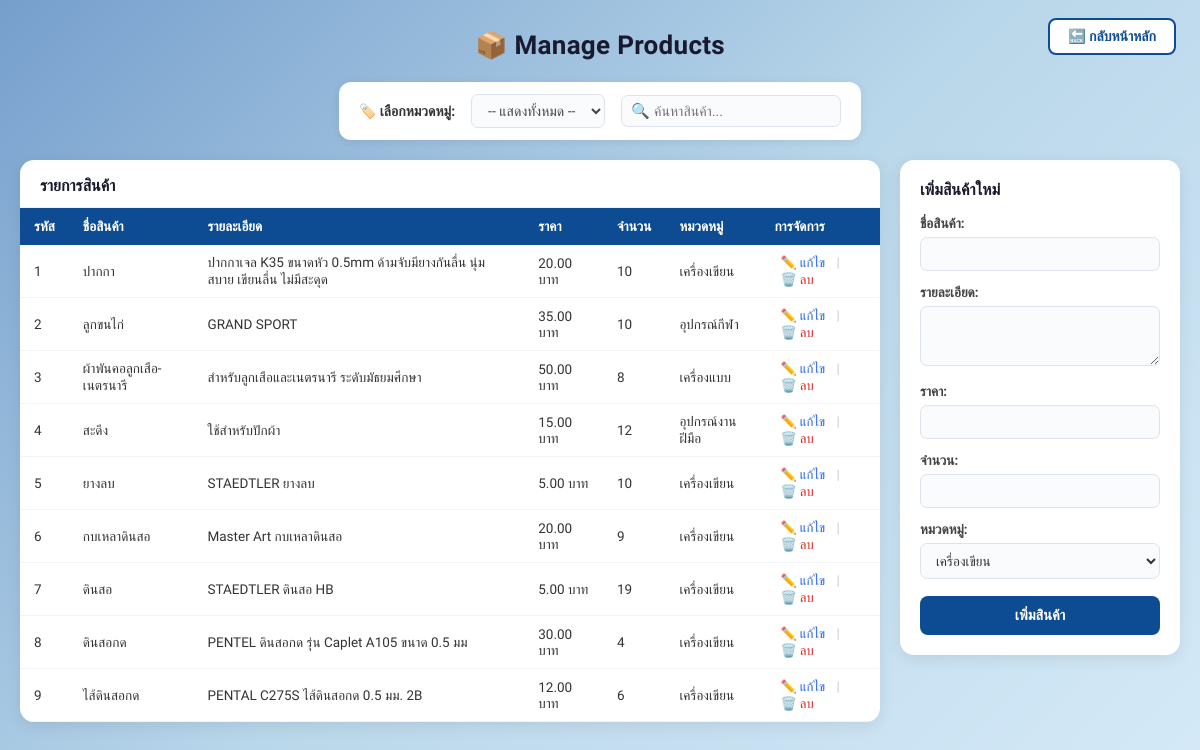
The app's page /manage_products.php (signed in) with its own data.
### tables this page shows
CREATE TABLE `product` (
  `p_ID` int(11) NOT NULL,
  `p_name` varchar(255) NOT NULL,
  `p_detail` text DEFAULT NULL,
  `p_price` decimal(10,2) NOT NULL,
  `p_total` int(11) NOT NULL,
  `c_ID` int(11) DEFAULT NULL
);

CREATE TABLE `categories` (
  `c_ID` int(11) NOT NULL,
  `c_name` varchar(255) NOT NULL
);

### manage_products.php (the view, shortened to what this page needs)
<?php
include 'db.php';
$search = isset($_GET['search']) ? $_GET['search'] : '';
$sql = "SELECT Product.*, Categories.c_name FROM Product LEFT JOIN Categories ON Product.c_ID = Categories.c_ID";
$products = $conn->query($sql);
$sql_cat2 = "SELECT * FROM Categories";
$categories_form = $conn->query($sql_cat2);
?>
<!DOCTYPE html>
<html lang="th">
<head>
</head>
<body>
    <a href="index.php" class="back-home">🔙 กลับหน้าหลัก</a>
    <div class="page-title">📦 Manage Products</div>
    <form method="GET" id="filterForm">
        <div class="filter-bar">
            <label>🏷️ เลือกหมวดหมู่:</label>
            <select name="filter_c_ID" onchange="document.getElementById('filterForm').submit()">
                <option value="">-- แสดงทั้งหมด --</option>
            </select>
            <div class="search-wrapper">
                <span class="search-icon">🔍</span>
                <input type="text" name="search" placeholder="ค้นหาสินค้า..." value="<?= htmlspecialchars($search) ?>"
                    onchange="document.getElementById('filterForm').submit()">
            </div>
        </div>
    </form>
    <div class="main-layout">
        <div class="table-card">
            <div class="table-card-header">รายการสินค้า</div>
            <div class="table-scroll">
                <table>
                    <thead>
                        <tr>
                            <th>รหัส</th>
                            <th>ชื่อสินค้า</th>
                            <th>รายละเอียด</th>
                            <th>ราคา</th>
                            <th>จำนวน</th>
                            <th>หมวดหมู่</th>
                            <th>การจัดการ</th>
                        </tr>
                    </thead>
                    <tbody>
                        <?php while ($row = $products->fetch_assoc()) { ?>
                            <tr>
                                <td><?= $row['p_ID'] ?></td>
                                <td><?= htmlspecialchars($row['p_name']) ?></td>
                                <td><?= htmlspecialchars($row['p_detail']) ?></td>
                                <td><?= number_format($row['p_price'], 2) ?> บาท</td>
                                <td><?= $row['p_total'] ?></td>
                                <td><?= htmlspecialchars($row['c_name']) ?></td>
                                <td class="action-links">
                                    <a href="edit_product.php?p_ID=<?= $row['p_ID'] ?>">✏️ แก้ไข</a>
                                    <span class="sep">|</span>
                                    <a href="manage_products.php?delete=<?= $row['p_ID'] ?>"
                                        onclick="return confirm('ลบสินค้านี้?')">🗑️ ลบ</a>
                                </td>
                            </tr>
                        <?php } ?>
                    </tbody>
                </table>
            </div>
        </div>
        <div class="add-card">
            <h3>เพิ่มสินค้าใหม่</h3>
            <form method="POST">
                <div class="form-group">
                    <label>ชื่อสินค้า:</label>
                    <input type="text" name="p_name" required>
                </div>
                <div class="form-group">
                    <label>รายละเอียด:</label>
                    <textarea name="p_detail"></textarea>
                </div>
                <div class="form-group">
                    <label>ราคา:</label>
                    <input type="number" name="p_price" step="0.01" required>
                </div>
                <div class="form-group">
                    <label>จำนวน:</label>
                    <input type="number" name="p_total" required>
                </div>
                <div class="form-group">
                    <label>หมวดหมู่:</label>
                    <select name="c_ID">
                        <?php while ($row = $categories_form->fetch_assoc()) { ?>
                            <option value="<?= $row['c_ID'] ?>"><?= htmlspecialchars($row['c_name']) ?></option>
                        <?php } ?>
                    </select>
                </div>
                <button type="submit" name="add_product" class="btn-add">เพิ่มสินค้า</button>
            </form>
        </div>
    </div>
</body>
</html>

### manage_products.php (style rules this page uses)
* { margin: 0; padding: 0; box-sizing: border-box; }
body { font-family: 'Sarabun', sans-serif; background: linear-gradient(135deg, #769FCD 0%, #B9D7EA 50%, #D6EAF8 100%); min-height: 100vh; padding: 30px 20px; }
.back-home { position: fixed; top: 18px; right: 24px; font-size: 14px; padding: 8px 18px; border: 2px solid #0D4C92; border-radius: 8px; background-color: white; color: #0D4C92; font-weight: 600; text-decoration: none; transition: all 0.25s ease; z-index: 100; display: flex; align-items: center; gap: 6px; }
.page-title { text-align: center; font-size: 26px; font-weight: 700; color: #1a1a2e; margin-bottom: 22px; letter-spacing: 0.3px; }
.filter-bar { background: white; border-radius: 12px; padding: 12px 20px; display: flex; align-items: center; gap: 16px; width: fit-content; margin: 0 auto 20px auto; box-shadow: 0 2px 10px rgba(0, 0, 0, 0.08); }
.filter-bar label { font-weight: 600; font-size: 14px; color: #333; white-space: nowrap; display: flex; align-items: center; gap: 6px; }
.filter-bar select { border: 1.5px solid #dde3ed; border-radius: 7px; padding: 7px 12px; font-size: 14px; font-family: 'Sarabun', sans-serif; color: #444; background: #f9fbfd; outline: none; cursor: pointer; transition: border-color 0.2s; }
.search-wrapper { position: relative; display: flex; align-items: center; }
.search-wrapper .search-icon { position: absolute; left: 10px; color: #aaa; font-size: 15px; }
.search-wrapper input { border: 1.5px solid #dde3ed; border-radius: 7px; padding: 7px 12px 7px 32px; font-size: 14px; font-family: 'Sarabun', sans-serif; color: #444; background: #f9fbfd; outline: none; width: 220px; transition: border-color 0.2s; }
.main-layout { display: flex; gap: 20px; align-items: flex-start; max-width: 1300px; margin: 0 auto; }
.table-card { flex: 1; background: white; border-radius: 14px; box-shadow: 0 4px 16px rgba(0, 0, 0, 0.08); overflow: hidden; }
.table-card-header { padding: 16px 20px 12px 20px; font-size: 16px; font-weight: 700; color: #1a1a2e; border-bottom: 1px solid #eef2f7; }
.table-scroll { max-height: 520px; overflow-y: auto; }
table { width: 100%; border-collapse: collapse; }
thead th { background-color: #0D4C92; color: white; padding: 10px 14px; font-size: 13.5px; font-weight: 600; text-align: left; position: sticky; top: 0; z-index: 1; }
tbody tr { border-bottom: 1px solid #f0f4f8; transition: background 0.15s; }
tbody td { padding: 9px 14px; font-size: 13.5px; color: #333; }
.action-links a { text-decoration: none; font-size: 13px; font-weight: 500; padding: 3px 6px; border-radius: 5px; transition: background 0.15s; }
.action-links a:first-child { color: #2563EB; }
.action-links a:last-child { color: #dc2626; }
.sep { color: #ccc; margin: 0 2px; }
.add-card { width: 280px; flex-shrink: 0; background: white; border-radius: 14px; box-shadow: 0 4px 16px rgba(0, 0, 0, 0.08); padding: 20px; }
.add-card h3 { font-size: 16px; font-weight: 700; color: #1a1a2e; margin-bottom: 16px; }
.form-group { margin-bottom: 13px; }
.form-group label { display: block; font-size: 13.5px; font-weight: 600; color: #444; margin-bottom: 5px; }
.form-group input, .form-group textarea, .form-group select { width: 100%; border: 1.5px solid #dde3ed; border-radius: 7px; padding: 8px 11px; font-size: 13.5px; font-family: 'Sarabun', sans-serif; color: #333; background: #f9fbfd; outline: none; transition: border-color 0.2s; resize: vertical; }
.form-group textarea { height: 60px; }
.btn-add { width: 100%; background: #0D4C92; color: white; border: none; border-radius: 8px; padding: 11px; font-size: 14.5px; font-family: 'Sarabun', sans-serif; font-weight: 700; cursor: pointer; transition: background 0.2s, transform 0.1s; margin-top: 4px; }

### records on screen
product: p_ID "1", p_name "ปากกา", p_detail "ปากกาเจล K35 ขนาดหัว 0.5mm ด้ามจับมียางกันลื่น นุ่มสบาย เขียนลื่น ไม่มีสะดุด", p_price "20.00", p_total "10", c_ID.c_name "เครื่องเขียน"
product: p_ID "2", p_name "ลูกขนไก่", p_detail "GRAND SPORT", p_price "35.00", p_total "10", c_ID.c_name "อุปกรณ์กีฬา"
product: p_ID "3", p_name "ผ้าพันคอลูกเสือ-เนตรนารี", p_detail "สำหรับลูกเสือและเนตรนารี ระดับมัธยมศึกษา", p_price "50.00", p_total "8", c_ID.c_name "เครื่องแบบ"
product: p_ID "4", p_name "สะดึง", p_detail "ใช้สำหรับปักผ้า", p_price "15.00", p_total "12", c_ID.c_name "อุปกรณ์งานฝีมือ"
product: p_ID "5", p_name "ยางลบ", p_detail "STAEDTLER ยางลบ", p_price "5.00", p_total "10", c_ID.c_name "เครื่องเขียน"
product: p_ID "6", p_name "กบเหลาดินสอ", p_detail "Master Art กบเหลาดินสอ", p_price "20.00", p_total "9", c_ID.c_name "เครื่องเขียน"
product: p_ID "7", p_name "ดินสอ", p_detail "STAEDTLER ดินสอ HB", p_price "5.00", p_total "19", c_ID.c_name "เครื่องเขียน"
product: p_ID "8", p_name "ดินสอกด", p_detail "PENTEL ดินสอกด รุ่น Caplet A105 ขนาด 0.5 มม", p_price "30.00", p_total "4", c_ID.c_name "เครื่องเขียน"
product: p_ID "9", p_name "ไส้ดินสอกด", p_detail "PENTAL C275S ไส้ดินสอกด 0.5 มม. 2B", p_price "12.00", p_total "6", c_ID.c_name "เครื่องเขียน"

### other values on screen
form field c_ID "เครื่องเขียน"
